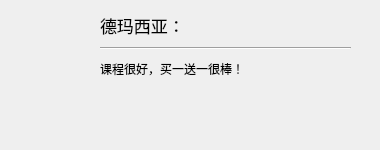
<?xml version="1.0" encoding="UTF-8"?>
<ui version="4.0">
 <class>Form</class>
 <widget class="QWidget" name="Form">
  <property name="geometry">
   <rect>
    <x>0</x>
    <y>0</y>
    <width>380</width>
    <height>150</height>
   </rect>
  </property>
  <property name="windowTitle">
   <string>Form</string>
  </property>
  <widget class="QLabel" name="label">
   <property name="geometry">
    <rect>
     <x>20</x>
     <y>10</y>
     <width>61</width>
     <height>61</height>
    </rect>
   </property>
   <property name="text">
    <string/>
   </property>
   <property name="pixmap">
    <pixmap>老师头像.jpg</pixmap>
   </property>
   <property name="scaledContents">
    <bool>true</bool>
   </property>
  </widget>
  <widget class="QLabel" name="label_2">
   <property name="geometry">
    <rect>
     <x>100</x>
     <y>10</y>
     <width>251</width>
     <height>31</height>
    </rect>
   </property>
   <property name="sizePolicy">
    <sizepolicy hsizetype="Preferred" vsizetype="Preferred">
     <horstretch>0</horstretch>
     <verstretch>0</verstretch>
    </sizepolicy>
   </property>
   <property name="font">
    <font>
     <pointsize>13</pointsize>
    </font>
   </property>
   <property name="frameShadow">
    <enum>QFrame::Plain</enum>
   </property>
   <property name="text">
    <string>德玛西亚：</string>
   </property>
  </widget>
  <widget class="QLabel" name="label_3">
   <property name="geometry">
    <rect>
     <x>100</x>
     <y>60</y>
     <width>251</width>
     <height>71</height>
    </rect>
   </property>
   <property name="text">
    <string>课程很好，买一送一很棒！</string>
   </property>
   <property name="alignment">
    <set>Qt::AlignLeading|Qt::AlignLeft|Qt::AlignTop</set>
   </property>
  </widget>
  <widget class="Line" name="line">
   <property name="geometry">
    <rect>
     <x>100</x>
     <y>40</y>
     <width>251</width>
     <height>16</height>
    </rect>
   </property>
   <property name="orientation">
    <enum>Qt::Horizontal</enum>
   </property>
  </widget>
 </widget>
 <resources/>
 <connections/>
</ui>
